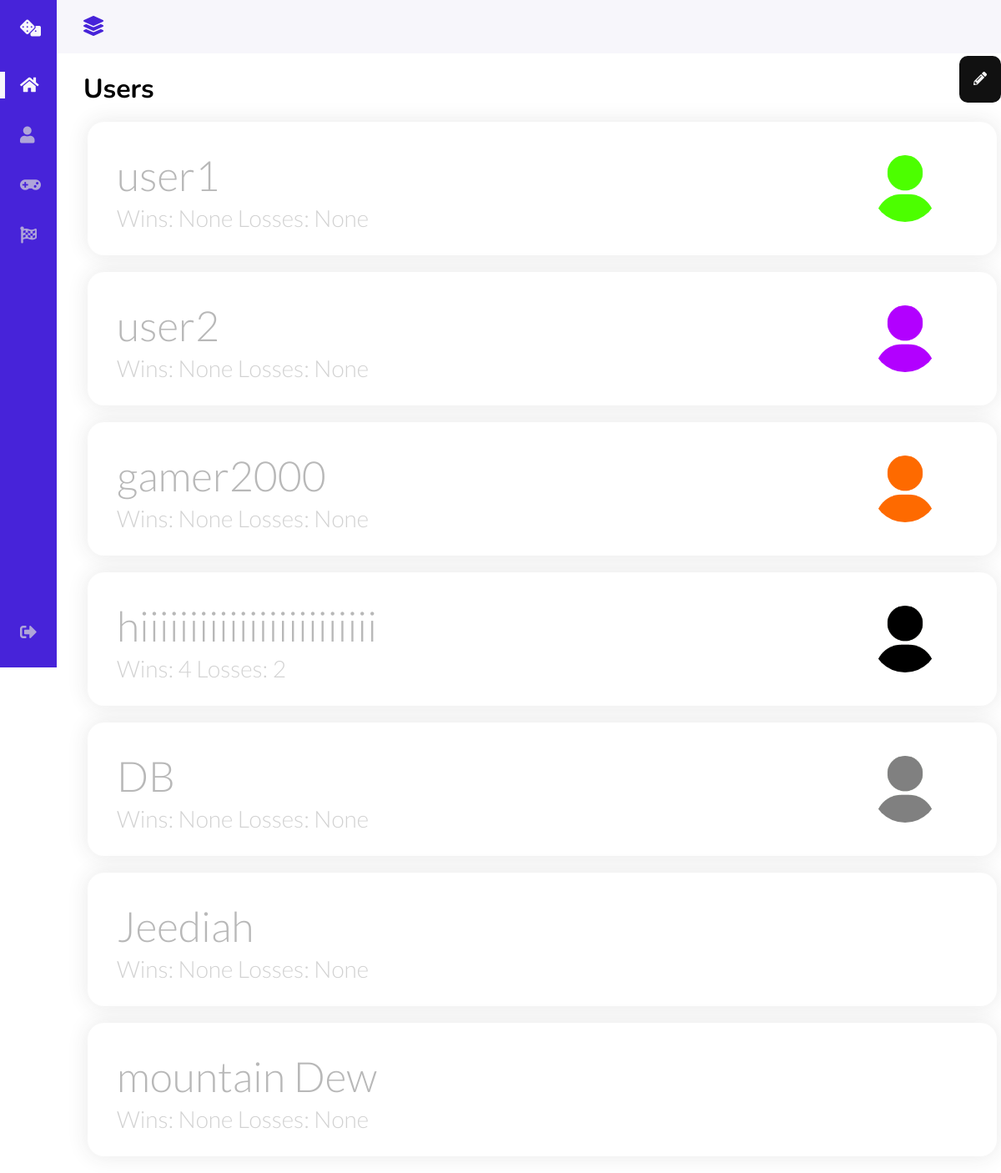
/admin_dashboard_users/, run on an earlier commit of the app's database.
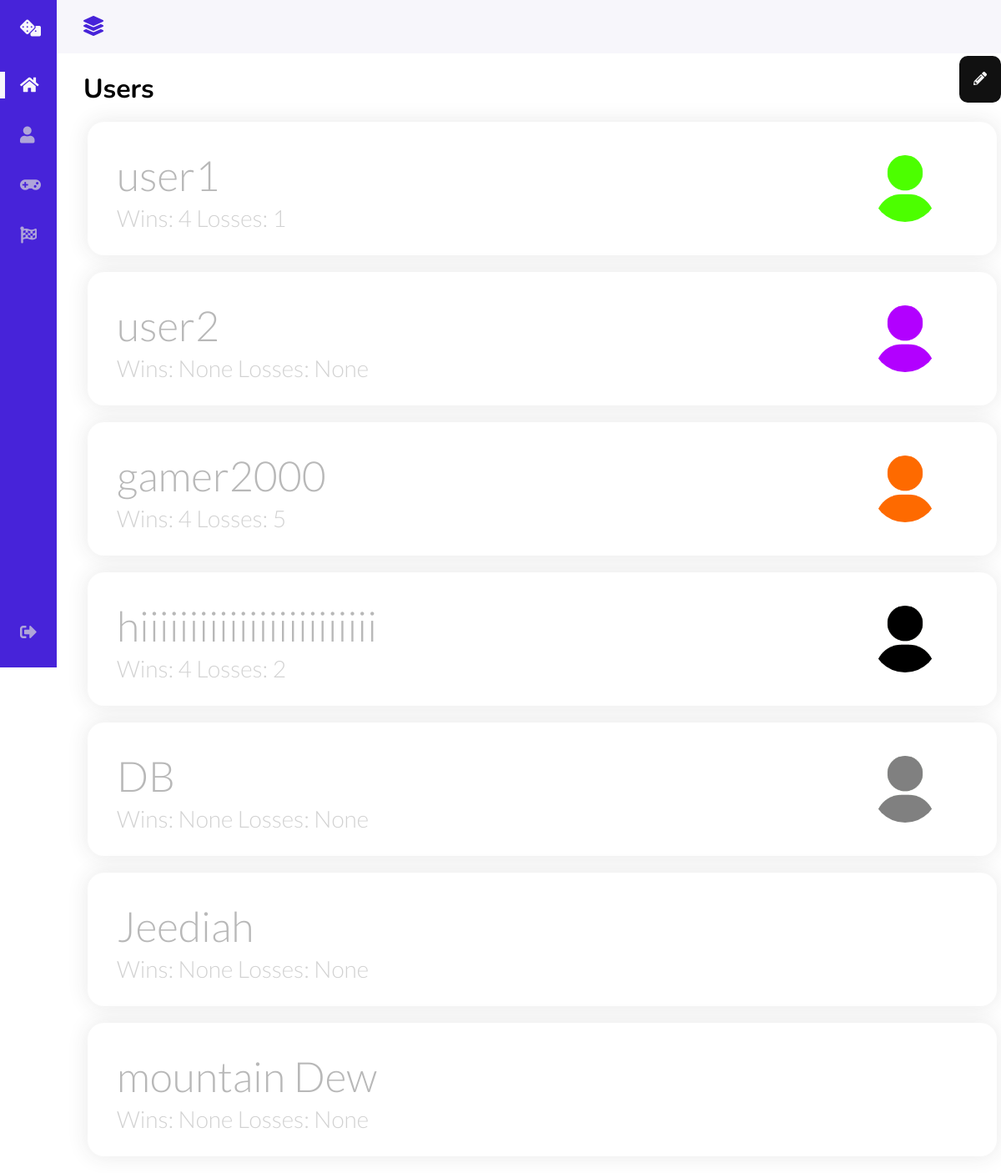
And on a later commit of the database.
### tables this page shows
CREATE TABLE Users (
                id INTEGER PRIMARY KEY AUTOINCREMENT,
                username TEXT,
                name TEXT,
                email TEXT,
                passwordhash TEXT,
                performanceRating INTEGER,
                wins INTEGER,
                losses INTEGER,
                totGamesPlayed INTEGER,
                icon TEXT
            );

### JedServer.py (the view)
@app.route("/admin_dashboard_users/", methods = ["GET"])
def get_admin_user():
    changedb = get_db()
    c = get_db().cursor()
    Users = dict()
    userlist = c.execute('SELECT id, username, wins, losses, icon FROM Users;').fetchall()
    i = 0
    for record in userlist:
        Users[i] = record
        i = i + 1
    changedb.commit()
    return render_template("admin_dash_user.html", Users = Users)

### JedServer.py (called while the page is built)
def get_db():
    db = getattr(g, '_database', None)
    if db is None:
        db = g._database = sqlite3.connect(dbpath)
    return db

@app.teardown_appcontext
def close_connection(exception):
    db = getattr(g, '_database', None)
    if db is not None:
        db.close()

### templates/admin_dash_user.html (shortened to what this page needs)
<!DOCTYPE html>
<html lang = "en">
    <head>
        <link rel = "stylesheet" href = "../static/styles/data_dash.css">
        <link rel = "stylesheet" href = "../static/styles/modal_create_user.css">
        <link rel = "stylesheet" href = "../static/styles/modal_edit_user.css">
        <link rel="stylesheet" href="https://cdnjs.cloudflare.com/ajax/libs/font-awesome/5.15.1/css/all.min.css">
    </head>
    <body id="body-pd">
        <header class="header" id="header">
            <div class="header__toggle">
                <i class='fas fa-layer-group' id="header-toggle"></i>
            </div>
            <div class="header__img">
                <img src="../static/avatar/001-man.png" alt="">
            </div>
        </header>
        <div class="l-navbar" id="nav-bar">
                <nav class="nav">
                    <div>
                        <a href="#" class="nav__logo">
                            <i class="fas fa-dice nav__logo-icon"></i>
                        </a>
                        <div class = "nav__list">
                            <a href="/admin_dashboard" class="nav__link active">
                            <i class="fas fa-home nav__icon"> </i>
                            </a>
                            <a href="/admin_dashboard_users" class="nav__link">
                                <i class="fas fa-user nav__icon"></i>
                            </a>
                            <a href="/admin_dashboard_games" class="nav__link">
                                <i class="fas fa-gamepad nav__icon"></i>
                            </a>
                            <a href="/admin_dashboard_matches" class="nav__link">
                                <i class="fas fa-flag-checkered nav__icon"></i>
                            </a>
                        </div>
                    </div>
                    <a href="/signin" class="nav__link">
                        <i class="fas fa-sign-out-alt nav__icon"></i>
                    </a>
            </nav>
        </div>
        <div>
            <div class = "section_header">
                <h1 class = "section_title"> Users </h1>
            <div class = "modal">
                <button id="edit-open-popup-btn" class = "edit-btn" style="float: right;">
                    <i class = "fas fa-pencil-alt"></i>
                </button>
                </div>
            </div>
            {% for i in Users.values() %}
            <span class = "card-wrapper">
                <div class="user-card">
                    <div class="float-right">
                        <img src = "../static/userIcon/{{i.4}}" alt="">
                    </div>
                    <h1> {{i.1}} </h1>
                    <p> Wins: {{i.2}} Losses: {{i.3}} </p>
                </div>
            </span>
        </div>
        {% endfor %}
    </body>
</html>

What changed in the data, as far as the page shows it:
changed Users "user1": wins "None" → "4"; losses "None" → "1"
changed Users "gamer2000": wins "None" → "4"; losses "None" → "5"
